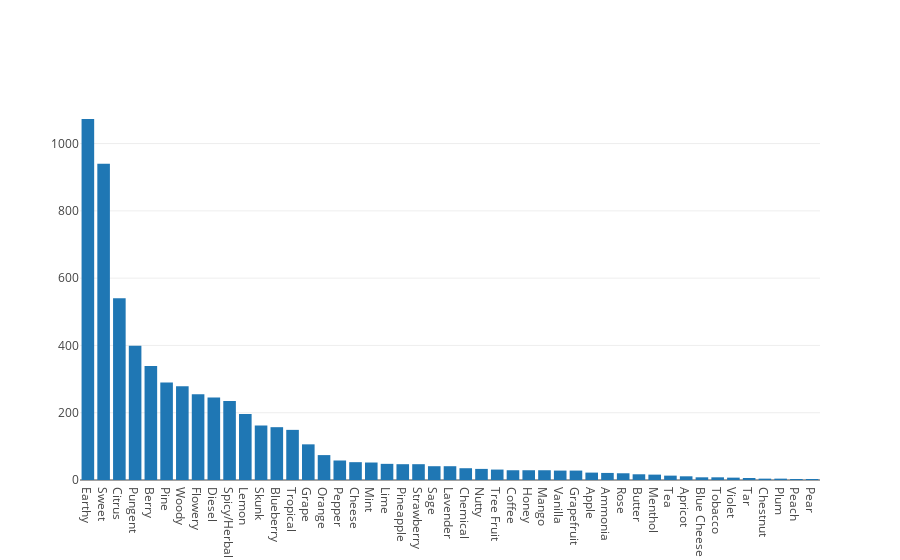

Here is the notebook cell this chart was saved with:
### Code cell
plot_bar(df, flavours, metric='sum')

### Figure 1 — Plotly figure (JSON) as saved in the notebook; plotly's stock layout.template omitted (floating-point values rounded to 4 significant figures)
{"data": [{"transforms": [{"order": "descending", "target": "y", "type": "sort"}], "type": "bar", "x": ["Orange", "Violet", "Mint", "Peach", "Chestnut", "Rose", "Coffee", "Citrus", "Lime", "Plum", "Sage", "Pine", "Pungent", "Pear", "Tar", "Tree Fruit", "Berry", "Vanilla", "Pepper", "Chemical", "Tea", "Ammonia", "Apple", "Skunk", "Pineapple", "Grapefruit", "Honey", "Earthy", "Cheese", "Blue Cheese", "Tropical", "Grape", "Lemon", "Flowery", "Strawberry", "Butter", "Tobacco", "Spicy/Herbal", "Woody", "Blueberry", "Sweet", "Lavender", "Nutty", "Apricot", "Diesel", "Menthol", "Mango"], "y": [74, 7, 52, 3, 4, 20, 29, 540, 48, 4, 41, 290, 399, 3, 6, 31, 339, 28, 58, 35, 13, 21, 22, 162, 47, 28, 29, 1073, 53, 8, 149, 106, 196, 255, 47, 17, 8, 235, 279, 157, 940, 41, 33, 11, 245, 16, 29]}], "layout": {}}
